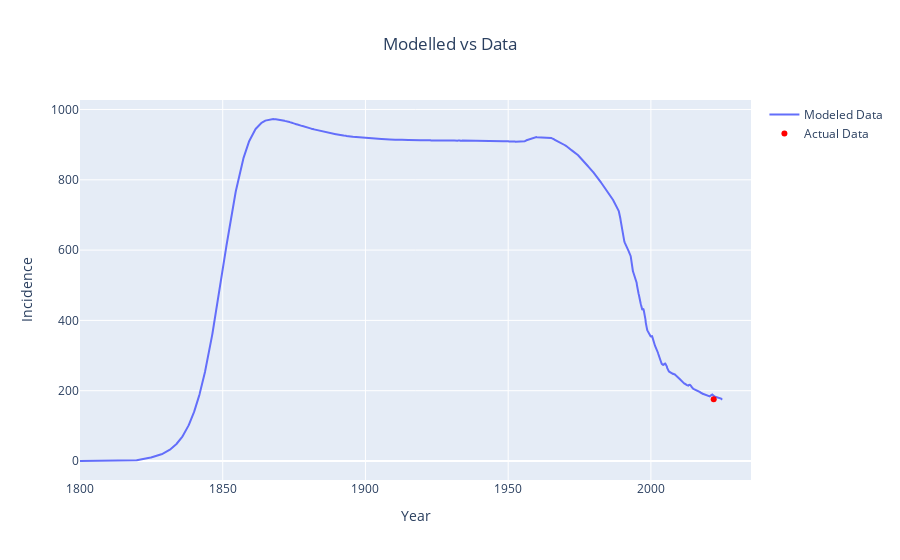

This figure's notebook cell:
### Code cell
plot_model_vs_actual(
    derived_df_0, target_data['incidence'], "incidence", "Incidence", "Modelled vs Data"
)

### Figure 1 — Plotly figure (JSON) as saved in the notebook; plotly's stock layout.template omitted (floating-point values rounded to 4 significant figures; data arrays with more than 128 entries replaced by an {"elided": "..."} marker saying what was removed)
{"data": [{"mode": "lines", "name": "Modeled Data", "type": "scatter", "x": {"elided": "2251 float values"}, "y": {"elided": "2251 float values"}}, {"marker": {"color": "red"}, "mode": "markers", "name": "Actual Data", "type": "scatter", "x": [2022], "y": [176]}], "layout": {"title": {"text": "Modelled vs Data", "x": 0.5}, "xaxis": {"title": {"text": "Year"}}, "yaxis": {"title": {"text": "Incidence"}}}}
